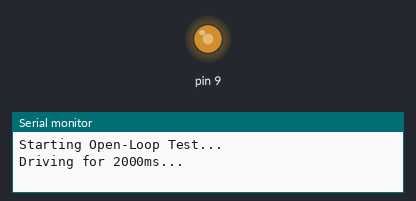
Bench run of a sketch on a simulated Arduino Uno, built with avr-gcc and run on an emulated ATmega328P. On the bench: output pins drawn as LEDs (lit = HIGH), the last lines printed to the serial monitor.

Above: at 0.1 s.
At 2.1 s:
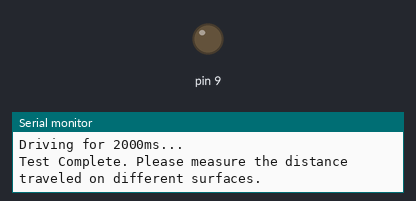
Timing chart, 0 to 3.6 s (numbered marks = the images above):
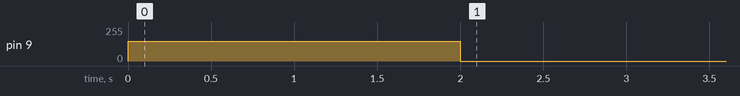

The sketch:

open_loop_drive.ino
```cpp
/**
 * @file open_loop_drive.ino
 * @brief Task 1: Blind Open-Loop Experiment
 *
 * Goal: Understand how environmental factors (friction, surface type)
 * affect open-loop control accuracy.
 */

void setup() {
  Serial.begin(115200);
  Serial.println("Starting Open-Loop Test...");

  // Simulated motor pins
  pinMode(9, OUTPUT);

  // Test: Drive forward for 2 seconds at constant speed
  Serial.println("Driving for 2000ms...");
  analogWrite(9, 150);
  delay(2000);

  // Stop
  analogWrite(9, 0);
  Serial.println("Test Complete. Please measure the distance traveled on different surfaces.");
}

void loop() {
  // Nothing to do here for open-loop test
}
```
